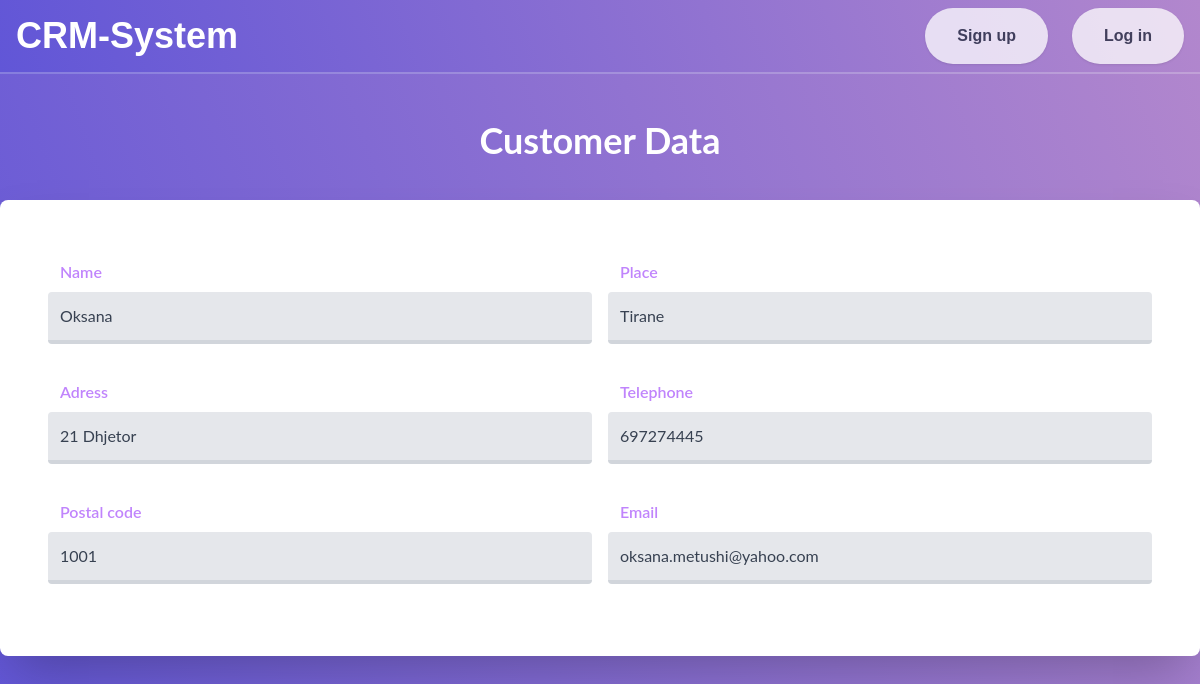
/viewData.php?id=6, run on the app's committed database.
### tables this page shows
CREATE TABLE `customers` (
  `id` int NOT NULL,
  `customername` varchar(100) NOT NULL,
  `adress` varchar(100) NOT NULL,
  `postalcode` varchar(10) NOT NULL,
  `place` varchar(100) NOT NULL,
  `tel` varchar(100) NOT NULL,
  `email` varchar(100) NOT NULL
);

### viewData.php (the view, shortened to what this page needs)
<?php
require_once '../crm-system/partials/header.php';
require_once 'includes/db.inc.php';
?>
<section class="pt-12 md:pt-20 pb-6 px-4 lg:px-0" style="font-family:'Lato',sans-serif;">
    <div class="pt-10 mx-auto">
        <h1 class="text-4xl font-bold text-white text-center">Customer Data</h1>
    </div>
    <?php
    $data = $_GET['id'];
    $sql = "SELECT * FROM customers WHERE id=$data";
    $result = mysqli_query($conn, $sql);
    if ($result) {
        $row = mysqli_fetch_assoc($result);
        echo "
    <main class='bg-white p-8 md:p-12 my-10 rounded-lg shadow-2xl w-full max-w-screen-xl mx-auto '>
            <div class='grid md:grid-cols-2 grid-cols-1 gap-4'>
                <div>
                    <div class='mb-6 pt-3 rounded '>
                        <label class='block text-purple-400 text-md font-semibold mb-2 ml-3' for='email'>Name</label>
                        <div type='text' name='name' class='bg-gray-200 rounded w-full text-gray-700 focus:outline-none border-b-4 border-gray-300 focus:border-purple-500/75 transition duration-500 p-3' placeholder='Full name' class='border-2'>$row[customername]</div>
                    </div>
                    <div class='mb-6 pt-3 rounded '>
                        <label class='block text-purple-400 text-md font-semibold mb-2 ml-3' for='email'>Adress</label>
                        <div type='text' name='name' class='bg-gray-200 rounded w-full text-gray-700 focus:outline-none border-b-4 border-gray-300 focus:border-purple-500/75 transition duration-500 p-3' placeholder='Full name' class='border-2'>$row[adress]</div>
                    </div>
                    <div class='mb-6 pt-3 rounded '>
                        <label class='block text-purple-400 text-md font-semibold mb-2 ml-3' for='email'>Postal code</label>
                        <div type='text' name='name' class='bg-gray-200 rounded w-full text-gray-700 focus:outline-none border-b-4 border-gray-300 focus:border-purple-500/75 transition duration-500 p-3' placeholder='Full name' class='border-2'>$row[postalcode]</div>
                    </div>
                </div>
                <div>
                    <div class='mb-6 pt-3 rounded '>
                        <label class='block text-purple-400 text-md font-semibold mb-2 ml-3' for='email'>Place</label>
                        <div type='text' name='name' class='bg-gray-200 rounded w-full text-gray-700 focus:outline-none border-b-4 border-gray-300 focus:border-purple-500/75 transition duration-500 p-3' placeholder='Full name' class='border-2'>$row[place]</div>
                    </div>
                    <div class='mb-6 pt-3 rounded '>
                        <label class='block text-purple-400 text-md font-semibold mb-2 ml-3' for='email'>Telephone</label>
                        <div type='text' name='name' class='bg-gray-200 rounded w-full text-gray-700 focus:outline-none border-b-4 border-gray-300 focus:border-purple-500/75 transition duration-500 p-3' placeholder='Full name' class='border-2'>$row[tel]</div>
                    </div>
                    <div class='mb-6 pt-3 rounded '>
                        <label class='block text-purple-400 text-md font-semibold mb-2 ml-3' for='email'>Email</label>
                        <div type='text' name='name' class='bg-gray-200 rounded w-full text-gray-700 focus:outline-none border-b-4 border-gray-300 focus:border-purple-500/75 transition duration-500 p-3' placeholder='Full name' class='border-2'>$row[email]</div>
                    </div>
                </div>
            </div>
    </main>
    ";
    }
    ?>
</section>

### style/css/style.css (style rules this page uses)
html { line-height: 1.5; -webkit-text-size-adjust: 100%; -moz-tab-size: 4; -o-tab-size: 4; tab-size: 4; font-family: ui-sans-serif, system-ui, -apple-system, BlinkMacSystemFont, "Segoe UI", Roboto, "Helvetica Neue", Arial, "Noto Sans", sans-serif, "Apple Color Emoji", "Segoe UI Emoji", "Segoe UI Symbol", "Noto Color Emoji"; font-feature-settings: normal; }
body { margin: 0; line-height: inherit; }
h1, h2, h3, h4, h5, h6 { font-size: inherit; font-weight: inherit; }
blockquote, dl, dd, h1, h2, h3, h4, h5, h6, hr, figure, p, pre { margin: 0; }
.mx-auto { margin-left: auto; margin-right: auto; }
.my-10 { margin-top: 2.5rem; margin-bottom: 2.5rem; }
.mb-2 { margin-bottom: 0.5rem; }
.mb-6 { margin-bottom: 1.5rem; }
.ml-3 { margin-left: 0.75rem; }
.block { display: block; }
.grid { display: grid; }
.w-full { width: 100%; }
.max-w-screen-xl { max-width: 1280px; }
.grid-cols-1 { grid-template-columns: repeat(1, minmax(0, 1fr)); }
.gap-4 { gap: 1rem; }
.rounded { border-radius: 0.25rem; }
.rounded-lg { border-radius: 0.5rem; }
.border-b-4 { border-bottom-width: 4px; }
.border-gray-300 { --tw-border-opacity: 1; border-color: rgb(209 213 219 / var(--tw-border-opacity)); }
.bg-gray-200 { --tw-bg-opacity: 1; background-color: rgb(229 231 235 / var(--tw-bg-opacity)); }
.bg-white { --tw-bg-opacity: 1; background-color: rgb(255 255 255 / var(--tw-bg-opacity)); }
.p-3 { padding: 0.75rem; }
.p-8 { padding: 2rem; }
.px-4 { padding-left: 1rem; padding-right: 1rem; }
.pb-6 { padding-bottom: 1.5rem; }
.pt-10 { padding-top: 2.5rem; }
.pt-12 { padding-top: 3rem; }
.pt-3 { padding-top: 0.75rem; }
.text-center { text-align: center; }
.text-4xl { font-size: 2.25rem; line-height: 2.5rem; }
.font-bold { font-weight: 700; }
.font-semibold { font-weight: 600; }
.text-gray-700 { --tw-text-opacity: 1; color: rgb(55 65 81 / var(--tw-text-opacity)); }
.text-purple-400 { --tw-text-opacity: 1; color: rgb(192 132 252 / var(--tw-text-opacity)); }
.text-white { --tw-text-opacity: 1; color: rgb(255 255 255 / var(--tw-text-opacity)); }
.shadow-2xl { --tw-shadow: 0 25px 50px -12px rgb(0 0 0 / 0.25); --tw-shadow-colored: 0 25px 50px -12px var(--tw-shadow-color); box-shadow: var(--tw-ring-offset-shadow, 0 0 #0000), var(--tw-ring-shadow, 0 0 #0000), var(--tw-shadow); }
.transition { transition-property: color, background-color, border-color, text-decoration-color, fill, stroke, opacity, box-shadow, transform, filter, -webkit-backdrop-filter; transition-property: color, background-color, border-color, text-decoration-color, fill, stroke, opacity, box-shadow, transform, filter, backdrop-filter; transition-property: color, background-color, border-color, text-decoration-color, fill, stroke, opacity, box-shadow, transform, filter, backdrop-filter, -webkit-backdrop-filter; transition-timing-function: cubic-bezier(0.4, 0, 0.2, 1); transition-duration: 150ms; }
.duration-500 { transition-duration: 500ms; }
.gradient { background: linear-gradient(70deg, #6156d7 0%, #b287cd 100%); }
@media (min-width: 768px) { .md\:grid-cols-2 { grid-template-columns: repeat(2, minmax(0, 1fr)); } }
@media (min-width: 768px) { .md\:p-12 { padding: 3rem; } }
@media (min-width: 768px) { .md\:pt-20 { padding-top: 5rem; } }
@media (min-width: 1024px) { .lg\:px-0 { padding-left: 0px; padding-right: 0px; } }

### data on the page
customers: customername "Oksana", adress "21 Dhjetor", postalcode "1001", place "Tirane", tel "697274445", email "oksana.metushi@yahoo.com"
